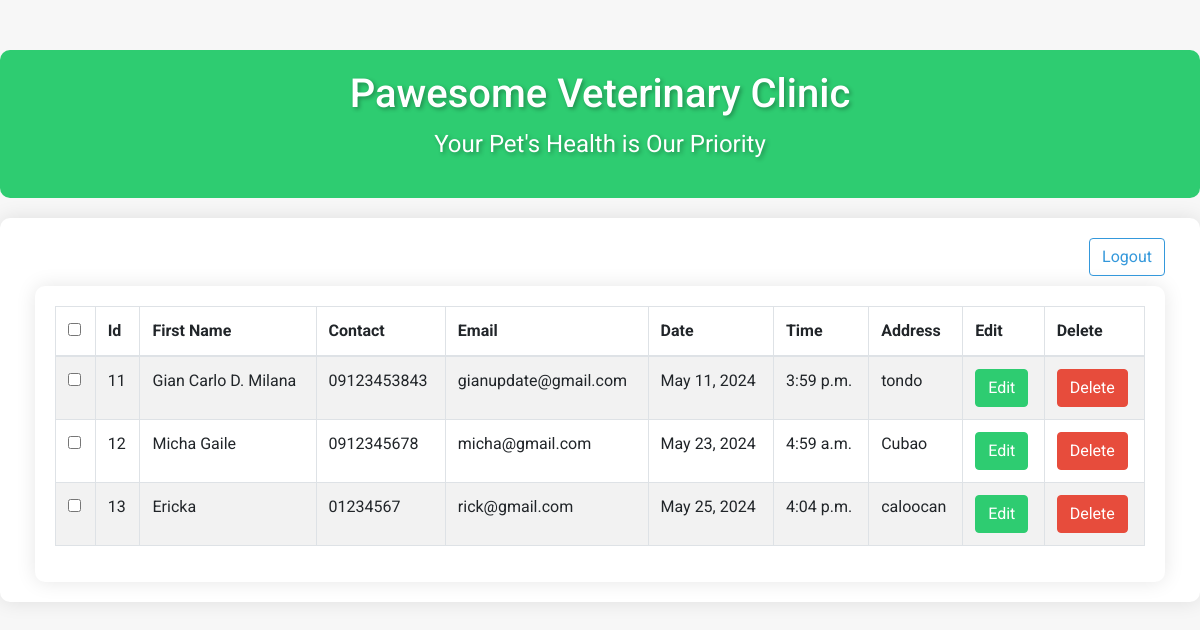
The app's page / (signed in) with its own data.
### myapp/models.py (models this page shows)
class Patient(models.Model):
    name=models.CharField(max_length=100)
    phone=models.CharField(max_length=100)
    email=models.EmailField(max_length=254)
    date = models.DateField()
    time=models.TimeField()
    address=models.CharField(max_length=100)

### myapp/decorators.py (the view)
    def wrapper_function(request, *args, **kwargs):
        group = None
        if request.user.groups.exists():
            group = request.user.groups.all()[0].name
        if group == 'patient':
            return redirect('user')
        if group == 'admin':
            return view_func(request, *args, **kwargs)

### myapp/views.py (called while the page is built)
@login_required(login_url='login')
@admin_only
def home(request):
    patient = Patient.objects.all()
    context = {'patient':patient }
    return render(request, 'home.html',context)

### myapp/templates/home.html (shortened to what this page needs)
<!DOCTYPE html>
<html lang="en">
<head>
<link rel="stylesheet" href="https://stackpath.bootstrapcdn.com/bootstrap/4.5.0/css/bootstrap.min.css">
</head>
<body>
    <div class="header">
        <h1>Pawesome Veterinary Clinic</h1>
        <p>Your Pet's Health is Our Priority</p>
    </div>
    <div class="container1">
        <div class="col-md-12">
            <span style="float: right;"><a href="{% url 'logout' %}" class="btn btn-custom-outline">Logout</a></span>
            <br><br>
            <div class="table-responsive">
                <table id="bootstrapdatatable" class="table table-striped table-bordered" width="100%">
                    <thead>
                        <th><input type="checkbox" id="checkall" /></th>
                        <th>Id</th>
                        <th>First Name</th>
                        <th>Contact</th>
                        <th>Email</th>
                        <th>Date</th>
                        <th>Time</th>
                        <th>Address</th>
                        <th>Edit</th>
                        <th>Delete</th>
                    </thead>
                    <tbody>
                        {% for x in patient %}
                        <tr>
                            <td><input type="checkbox" class="checkthis" /></td>
                            <td>{{x.id}}</td>
                            <td>{{x.name}}</td>
                            <td>{{x.phone}}</td>
                            <td>{{x.email}}</td>
                            <td>{{x.date}}</td>
                            <td>{{x.time}}</td>
                            <td>{{x.address}}</td>
                            <td><a href="update/{{x.id}}" class="btn btn-primary">Edit</a></td>
                            <td><a href="delete/{{x.id}}" class="btn btn-danger">Delete</a></td>
                        </tr>
                        {% endfor %}
                    </tbody>
                </table>
            </div>
        </div>
    </div>
</body>
</html>

### myapp/templates/home.html (style rules this page uses)
body { font-family: 'Roboto', sans-serif; background-color: #f7f7f7; padding-top: 50px; }
.header { background-color: #2ecc71; color: #fff; text-align: center; padding: 20px; margin-bottom: 20px; border-radius: 10px; font-size: 48px; text-shadow: 2px 2px 4px rgba(0, 0, 0, 0.3); }
.header p { font-size: 24px; margin-top: 5px; }
.container1 { background-color: #fff; border-radius: 10px; box-shadow: 0 0 20px rgba(0, 0, 0, 0.1); padding: 20px; }
.table-responsive { border-radius: 10px; background-color: #fff; padding: 20px; box-shadow: 0 0 20px rgba(0, 0, 0, 0.1); }
.btn-primary { background-color: #2ecc71; border-color: #2ecc71; }
.btn-danger { background-color: #e74c3c; border-color: #e74c3c; }
.btn-custom-outline { color: #3498db; border-color: #3498db; background-color: transparent; }

### records on screen
Patient: id "11", name "Gian Carlo D. Milana", phone "09123453843", email "gianupdate@gmail.com", date "May 11, 2024", time "3:59 p.m.", address "tondo"
Patient: id "12", name "Micha Gaile", phone "0912345678", email "micha@gmail.com", date "May 23, 2024", time "4:59 a.m.", address "Cubao"
Patient: id "13", name "Ericka", phone "01234567", email "rick@gmail.com", date "May 25, 2024", time "4:04 p.m.", address "caloocan"
